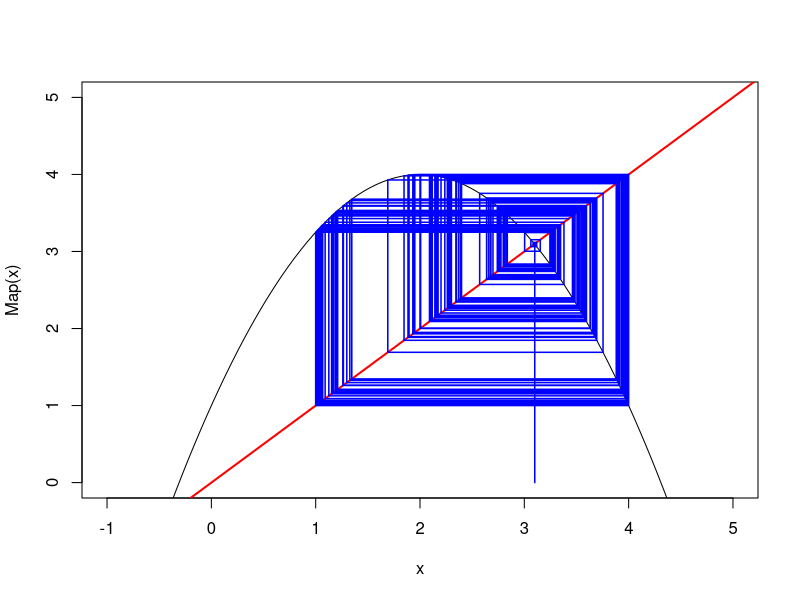
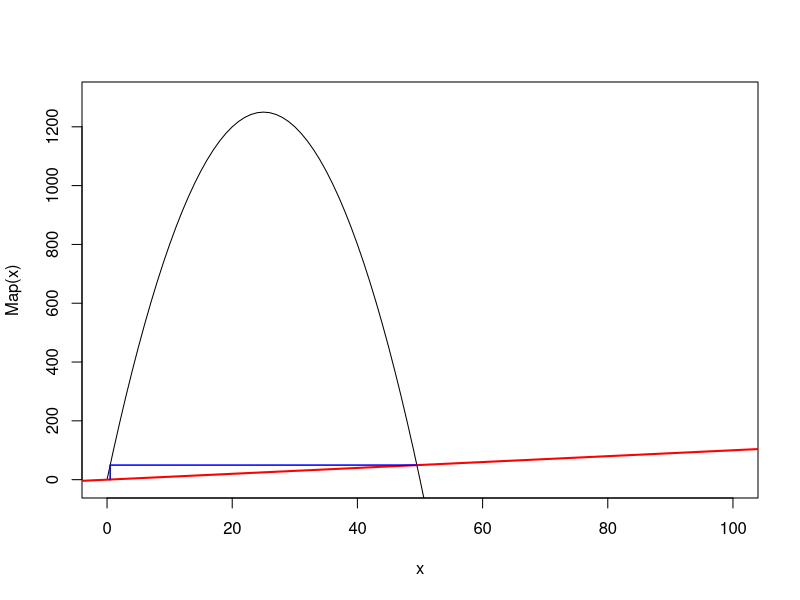
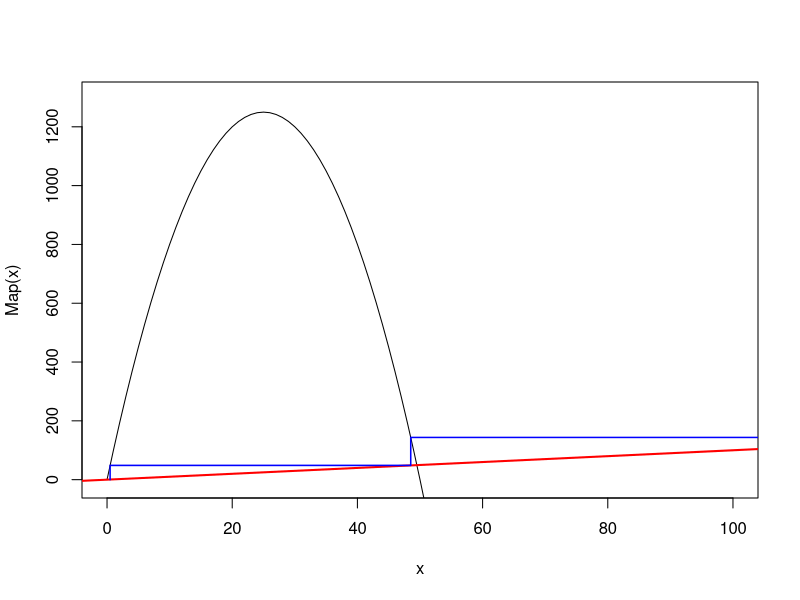
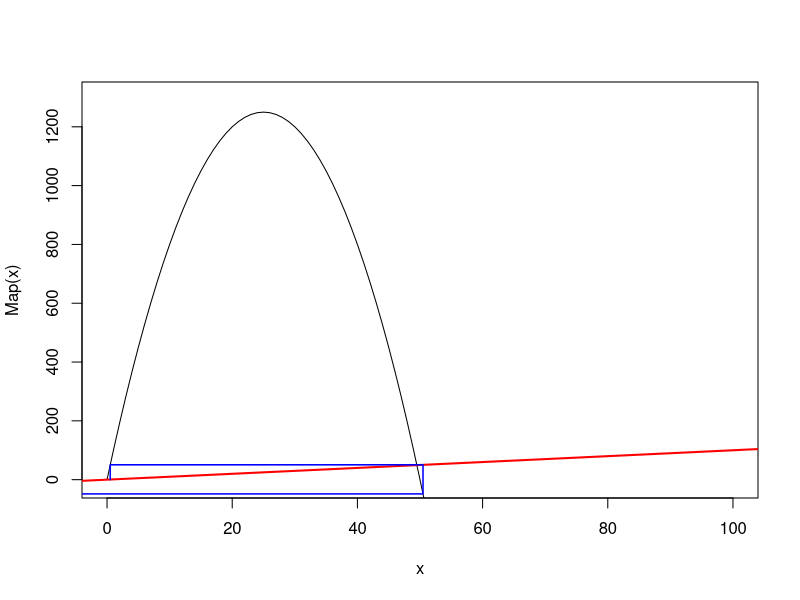
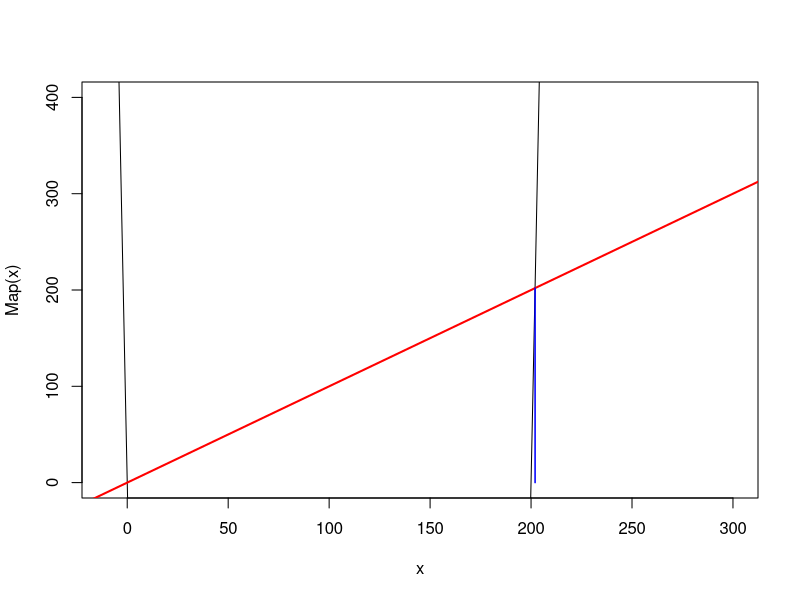
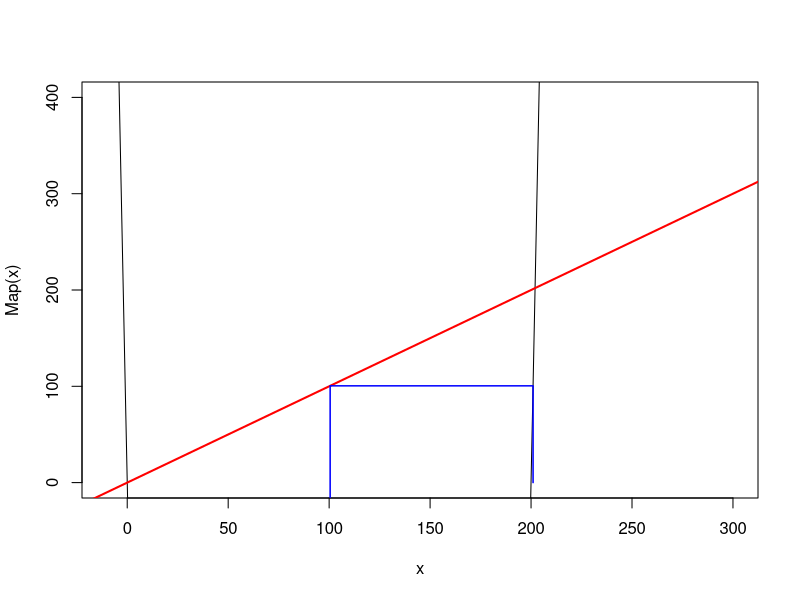
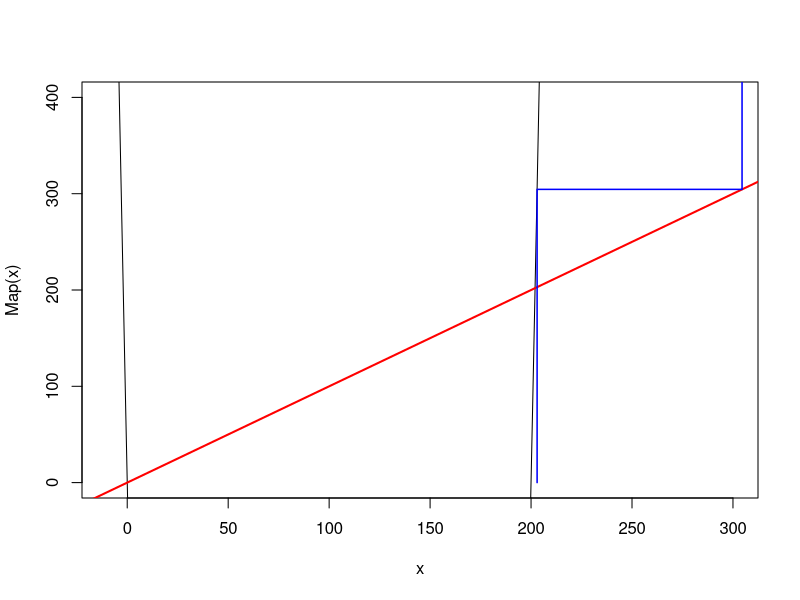
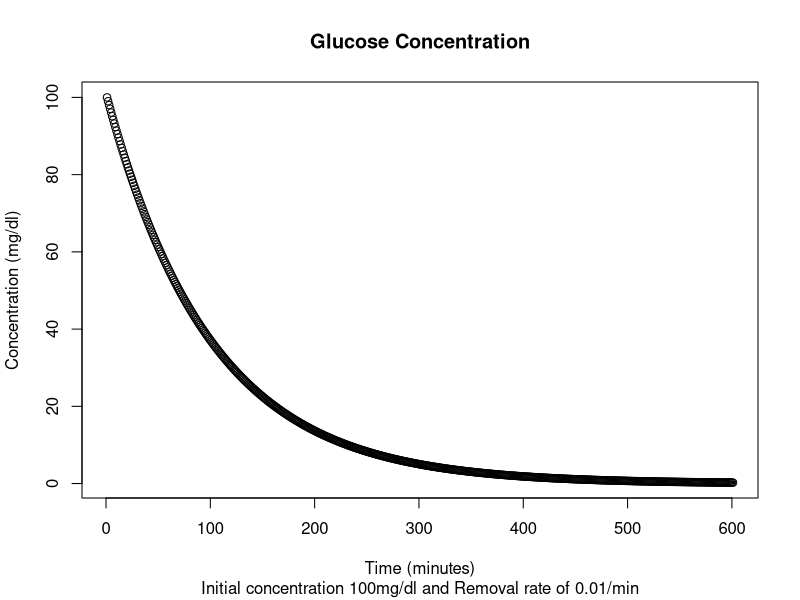

R code for these plots, in order:
##################################
#Chapter 2 Lab
#
#Jose Rojas
##################################

################# Exercise 1 ####################

 # (a)
 # At equilibrium N_t+1 = N_t, and:
 #
 # 41*N - 10*N^2 = N
 # 40*N - 10*N^2 = 0
 # N (40 - 10*N) = 0
 # 
 # The fixed points are at:
 # N = 0	N = 4
 # 
 # f'(0) =  41 this point is unstable
 # f'(4) = -39 this point is unstable
 # 
 # (b)
 # 41*N + 2*N^2 = N
 # 40*N + 2*N^2 = 0
 # N (40 + 2*N) = 0
 # 
 # The fixed points are at:
 # N = 0	N = -20
 # 
 # f'(0)   =  41 this point is unstable
 # f'(-20) = -39 this point is unstable

################# Exercises 2 and 3 ####################

 # ARGUMENTS Map, starting conditions x0, plot window,
 #           number of iterations, and ... any arguments to be
 #		 passed to the plot function
 # RETURTNS  The cobweb plot of the map, and the points used to
 #		 make it
cobWeb <- function(Map,x0,iterations,xAxis,yAxis, ...){
	curve(Map, xAxis[1], xAxis[2], ylim=yAxis, ...)
	abline(0,1,col='red',lwd=2)

	MapX <- numeric(2*iterations)
	MapY <- numeric(2*iterations)
	MapX[1]	<- x0
	MapY[1]	<- 0

	for (i in 1:iterations){
		MapY[2*i]	<- Map( MapX[2*i-1] )
		MapY[2*i+1]	<- MapY[2*i]
		MapX[2*i]	<- MapX[2*i-1]
		MapX[2*i+1]	<- MapY[2*i+1]
	}
	lines(MapX,MapY,col='blue',lwd=1.5)
	list(xs=MapX,ys=MapY)
}

 # Simple function to make a particular logistic growth function
 # ARGUMENTS desired model parmeters
 # RETURTNS  a function describing a log model with those parameters
logModelMap <- function (a, b, c) {
	Map <- function(x)
		a + b*x + c*x^2
	return( Map )
}

 # f(x) = 3x - (3/4)x^2 + 1
map <- logModelMap(1,3,-(3/4))
 # There's a fixed point at about 3.1. It's unstable:
cobWeb(map,3.1,200,xAxis=c(-1,5),yAxis=c(0,5))

 # f(x) = 100x - 2x^2
map <- logModelMap(0,100,-2)
 # There is a stable point at 49.5. Tt's clearly unstable:
cobWeb(map,.5,200,xAxis=c(0,100),yAxis=c(-10,1300))
cobWeb(map,.49,200,xAxis=c(0,100),yAxis=c(-10,1300))
cobWeb(map,.51,200,xAxis=c(0,100),yAxis=c(-10,1300))

 # f(x) = -100x + (1/2)x^2
map <- logModelMap(0,-100,.5)
 # There is a fixed point at 202. It's unstable:
cobWeb(map,202,200,xAxis=c(-10,300),yAxis=c(0,400))
cobWeb(map,201,200,xAxis=c(-10,300),yAxis=c(0,400))
cobWeb(map,203,200,xAxis=c(-10,300),yAxis=c(0,400))


################# Exercises 4 and 5 ####################

 # There's a some math on paper associated with these.
 # I'll give it to you next on Monday, or whenever.

glucose <- function (t, rate, intial)
	intial * exp(-1 * rate * t)

plot(glucose(0:600,.01,100),
	main="Glucose Concentration",
	sub="Initial concentration 100mg/dl and Removal rate of 0.01/min",
	xlab="Time (minutes)",
	ylab="Concentration (mg/dl)")


glucose2 <- function (t, removal, addition, intial)
	(addition / removal) +
		(addition / removal) * exp(-1 * removal * t) +
		intial * exp(-1 * removal * t)

plot(glucose2(0:100,.1,4,100),
	main="Glucose Concentration",
	sub="Initial concentration 100mg/dl and Removal rate of 0.01/min",
	xlab="Time (minutes)",
	ylab="Concentration (mg/dl)",
	ylim=c(0,200))

 
